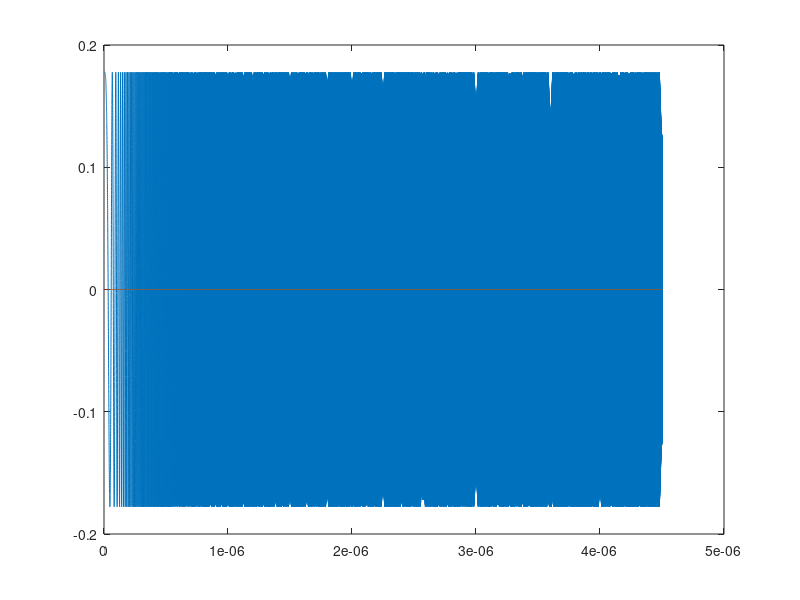
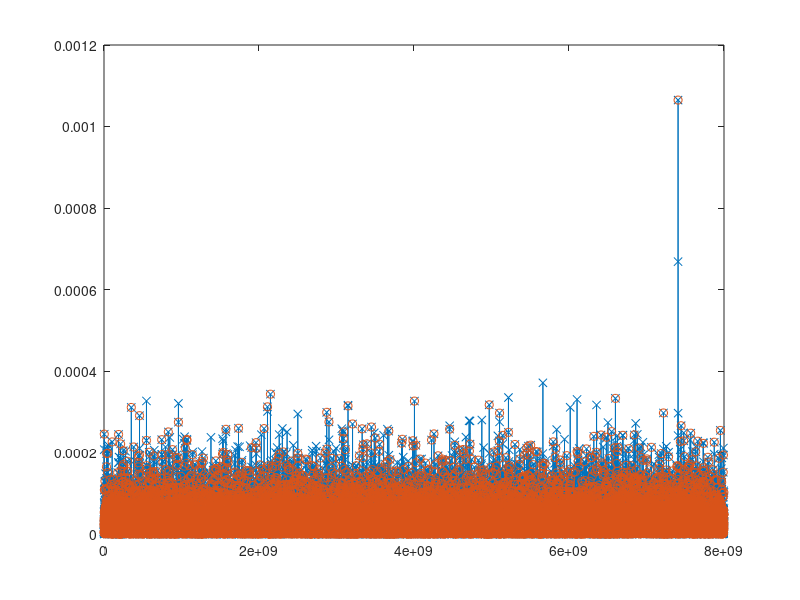
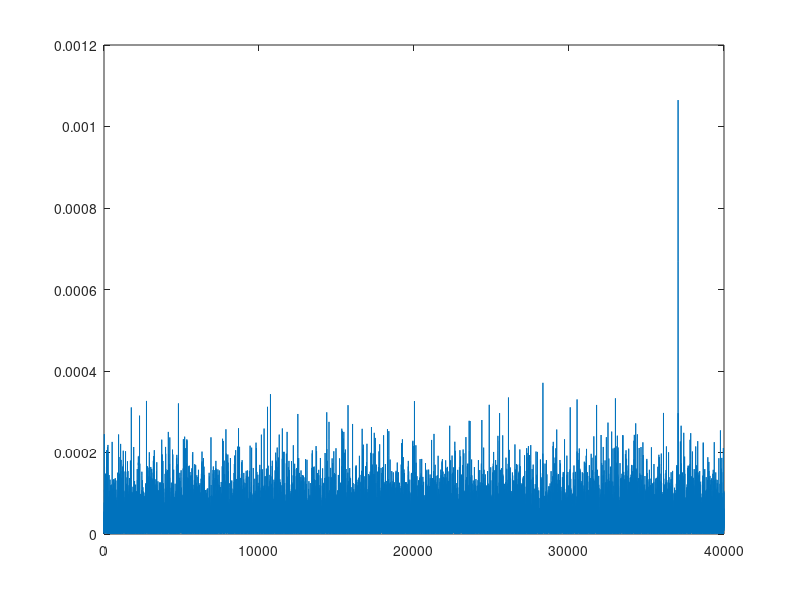
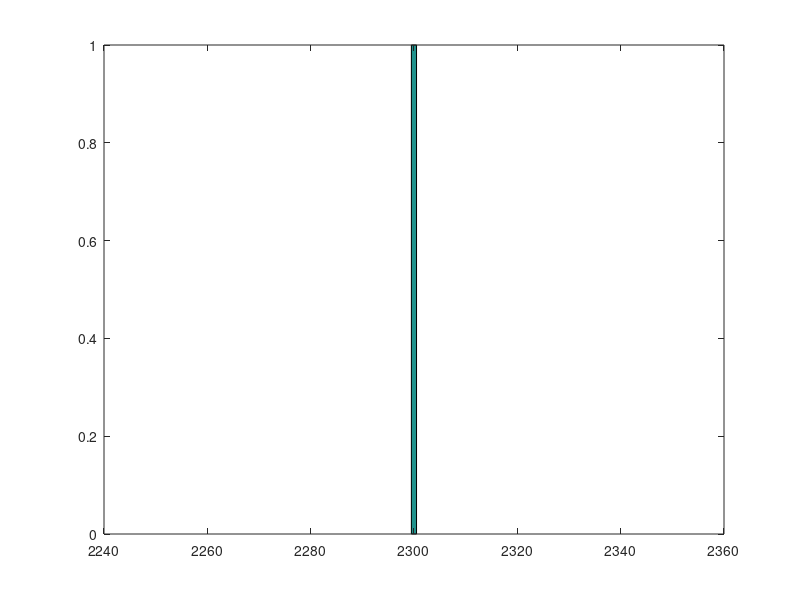

The MATLAB script that drew these images, in order:
clear all
close all
clc

%%
PTX = 1e-3*10^(15/10);  % Potencia transmitida [W]
chirp_bw = 2e9;         % Ancho de banda del chirp
max_range = 300;        % Rango máximo
c = 3e8;
Twait = 2*max_range/c;
q_elect = 1.6e-19;      % Carga del electrón, para calcular ruido
Tmeas = 2.5e-6;         % Tiempo de medición
Tmod = Tmeas+Twait;     % Tiempo de modulación
chirp_slope = chirp_bw/Tmod;    % Pendiente del chirp

% Parámetros del canal
range = 200;                %m
ARX=pi*(2.5e-2/2)^2;        % Apertura de 1in de diametro
rho = 0.1;                  % Reflectividad
lambda0 = 1550e-9;          % m
omega0 = 2*pi*c/lambda0;    % Frecuencia inicial
RPD = 0.7;                  % A/W Responsitividad del diodo

% Muestreo
NOS = 4;
fs=NOS*chirp_bw;          % Frec. de muestreo de Matlab
Ncells = ceil(fs*Tmeas);
fs=Ncells/Tmeas;        % Frecuencia de muestreo
Ts = 1/fs;              % Período de muestreo

%% Transmisor
Lsim = ceil(Tmod*fs);                       % Largo de la sim.
tline = Ts.*(0:Lsim-1)';                    % Linea de tiempo de modulación
insta_freq = chirp_slope.*tline;            % Frecuencia instantánea
insta_phase = 2*pi*cumsum(insta_freq).*Ts;  % Fase instantánea
chirp_tx = exp(1j*insta_phase);             % Chirp unitario

s_t = sqrt(PTX).*chirp_tx;                  % Señal transmitida

%% Canal
tau = 2*range/c;              % Delay del canal
delay_samples = round(tau*fs);
real_tau = delay_samples*Ts;
real_range = real_tau*c/2;    % Rango real

power_gain = rho*ARX/(4*pi*range.^2);       % Potencia
atten = sqrt(power_gain);                   % Atenuación
delta_phase = 2*pi*c/(lambda0*real_tau);    % Cambio de fase

ch_out = atten.*[zeros(delay_samples,1); s_t(1:end-delay_samples)].*exp(-1j*delta_phase);
    % Salida del canal (atten, fase y delay)
figure
plot(tline, real(s_t));
hold all
plot(tline, real(ch_out));

%% Receptor
wait_samples = ceil(Twait*fs);
detector_out_noiseless = ch_out.*conj(chirp_tx);  % Salida del detector (mixer) con delay
dsp_input_noiseless = detector_out_noiseless(1+wait_samples:end);   % Salida del detector sin delay
noise_power = q_elect/RPD * fs;     % Potencia del ruido

prx_measured = mean(abs(dsp_input_noiseless).^2);   % Potencia medida de señal recibida
prx_theo = PTX*power_gain;                          % Potencia teórica
theo_snr = prx_theo*Tmeas/(q_elect/RPD);
theo_snr_dB = 10*log10(theo_snr);

Ncells = ceil(fs*Tmeas);    % numero de bines de la FFT minimo
FFT_NOS = 2;                % Sobremuestreo de la FFT
NFFT = FFT_NOS*Ncells;
fvec = (0:NFFT-1)*(fs/NFFT);

fbeat = chirp_slope*2*real_range/c;     % Frecuencia del tono resultante
theo_max_pos = round(fbeat/fs*NFFT)+1;
cell_of_interest = round(fbeat*Tmeas);  % Celda de interés
total_cells = fs*Tmeas;
fft_dec_phase = mod(theo_max_pos-1,FFT_NOS);
fvec_dec = fvec(1+fft_dec_phase:FFT_NOS:end);

tline2 = tline(1+wait_samples:end);

Niters = 1;
range_est_v=zeros(Niters,1);
for niter=1:Niters
    niter
    
    noise = sqrt(noise_power/2).*(randn(size(ch_out))+1j.*randn(size(ch_out))); % Señal de ruido
    detector_out = detector_out_noiseless+noise;    % Salida del detector con ruido
    dsp_input = detector_out(1+wait_samples:end);   % Salida del detector con ruido sin delay

    % 
%     figure
%     plot(tline, real(detector_out_noiseless))
%     hold all
%     plot(tline, real(noise))
%     plot(tline, real(detector_out))
%     plot(tline2, real(dsp_input))

    y_mf = abs(fft(dsp_input, NFFT)).^2;
    
    if niter==1
        y_mf_accum = y_mf/Niters;
    else
        y_mf_accum = y_mf_accum+y_mf/Niters;
    end
    
    [~,max_pos] = max(y_mf);
    fbeat_meas = fvec(max_pos);
    range_est = (fbeat_meas/chirp_slope)*3e8/2;
    range_est_v(niter)= range_est;
    
    
    y_mf_dec = y_mf(1+fft_dec_phase:FFT_NOS:end);
    
    figure
    plot(fvec,y_mf,'-x');
    hold all
    plot(fvec_dec,y_mf_dec,'o');
    
end

figure
plot(y_mf_accum)

% Calculamos la SNR y dio bien

%%
range_error = range_est_v - real_range;
figure
hist(range_error, 100)